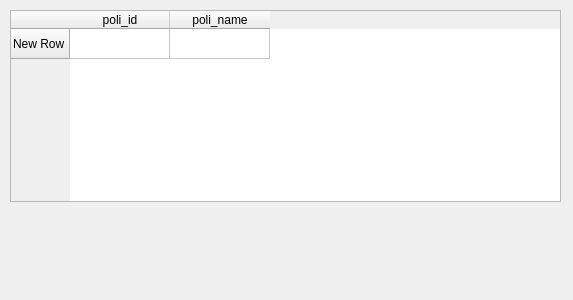
<?xml version="1.0" encoding="UTF-8"?>
<ui version="4.0">
 <class>Form</class>
 <widget class="QWidget" name="Form">
  <property name="geometry">
   <rect>
    <x>0</x>
    <y>0</y>
    <width>573</width>
    <height>300</height>
   </rect>
  </property>
  <property name="windowTitle">
   <string>Form</string>
  </property>
  <widget class="QTableWidget" name="tableWidget">
   <property name="geometry">
    <rect>
     <x>10</x>
     <y>10</y>
     <width>551</width>
     <height>192</height>
    </rect>
   </property>
   <row>
    <property name="text">
     <string>New Row</string>
    </property>
   </row>
   <column>
    <property name="text">
     <string>poli_id</string>
    </property>
   </column>
   <column>
    <property name="text">
     <string>poli_name</string>
    </property>
   </column>
  </widget>
 </widget>
 <resources/>
 <connections/>
</ui>
